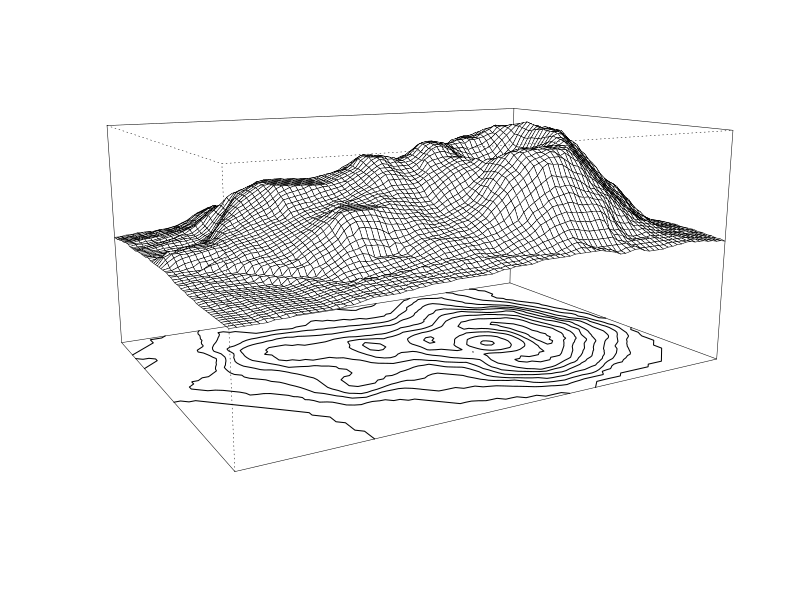
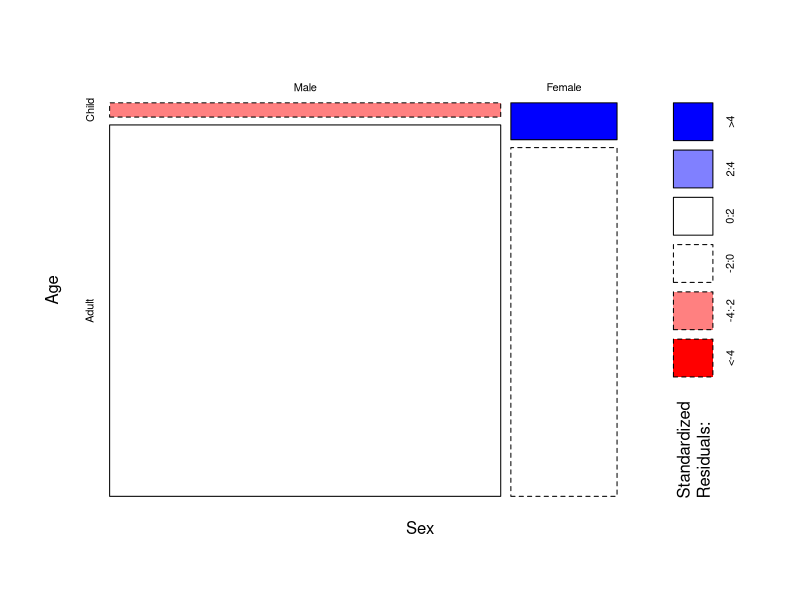
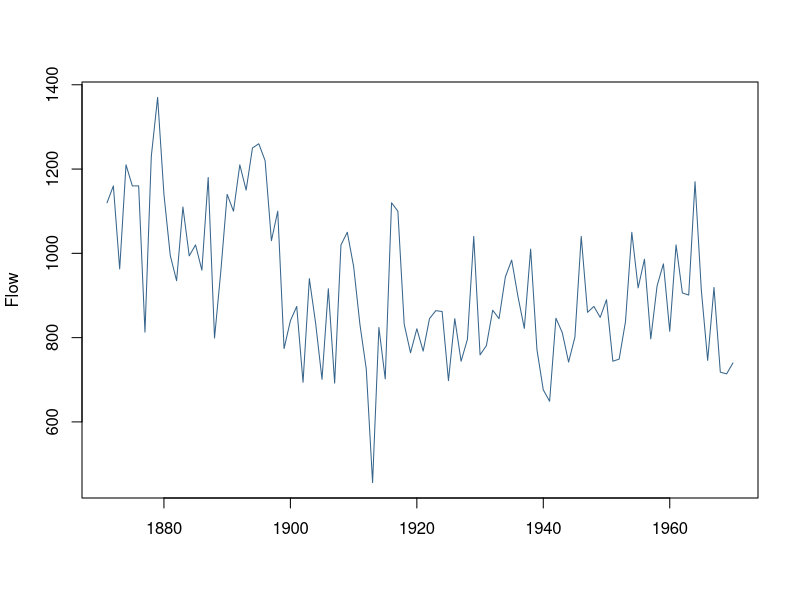

The R source for these figures, in order:
## ---- chunk 1
knitr::knit_hooks$set(crop = knitr::hook_pdfcrop)

# Fix subfigs for rmarkdown -> latex
if (identical(knitr:::pandoc_to(), 'latex'))
  knitr::knit_hooks$set(plot = knitr::hook_plot_tex)

knitr::opts_chunk$set(
  echo = TRUE,
  dev = "pdf",
  dev.args = list(pointsize = 8),
  crop = TRUE,
  fig.width = 5,
  fig.height = 3
)

knitr::opts_knit$set(width = 50)

options(digits = 3)
## ---- chunk 2
z <- 2 * volcano
x <- 10 * 1:nrow(z) 
y <- 10 * 1:ncol(z)

trans <- persp(x, y, z, zlim = c(0, max(z)), 
               theta = 150, phi = 12, lwd = 0.5,
               scale = FALSE, axes = FALSE)

f <- Map(function(i) lines(trans3d(i$x, i$y, 0, trans)), 
         contourLines(x, y, z))
## ---- chunk 3
 mosaicplot(Survived ~ Sex + Age, data = Titanic, shade = TRUE, main = "")
## ---- chunk 4
plot(Nile, ylab = "Flow", xlab = "", col = "steelblue4")
